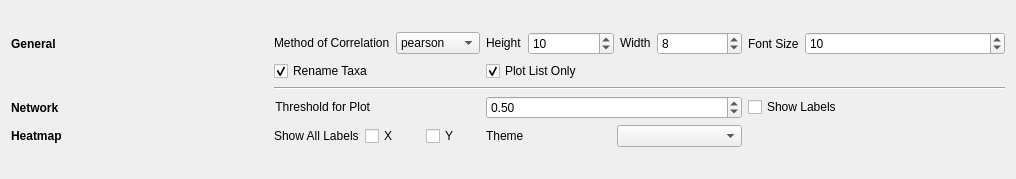
                     <widget class="QWidget" name="scrollAreaWidgetContents_5">
                      <property name="geometry">
                       <rect>
                        <x>0</x>
                        <y>0</y>
                        <width>1016</width>
                        <height>179</height>
                       </rect>
                      </property>
                      <layout class="QGridLayout" name="gridLayout_49">
                       <item row="0" column="0">
                        <layout class="QGridLayout" name="gridLayout_58">
                         <item row="4" column="1">
                          <layout class="QHBoxLayout" name="horizontalLayout_60">
                           <item>
                            <widget class="QLabel" name="label_190">
                             <property name="text">
                              <string>Show All Labels</string>
                             </property>
                            </widget>
                           </item>
                           <item>
                            <widget class="QCheckBox" name="checkBox_corr_hetatmap_show_all_labels_x">
                             <property name="text">
                              <string>X</string>
                             </property>
                            </widget>
                           </item>
                           <item>
                            <widget class="QCheckBox" name="checkBox_corr_hetatmap_show_all_labels_y">
                             <property name="text">
                              <string>Y</string>
                             </property>
                            </widget>
                           </item>
                          </layout>
                         </item>
                         <item row="1" column="1">
                          <widget class="QCheckBox" name="checkBox_co_expr_rename_taxa">
                           <property name="enabled">
                            <bool>true</bool>
                           </property>
                           <property name="sizePolicy">
                            <sizepolicy hsizetype="Preferred" vsizetype="Fixed">
                             <horstretch>0</horstretch>
                             <verstretch>0</verstretch>
                            </sizepolicy>
                           </property>
                           <property name="text">
                            <string>Rename Taxa</string>
                           </property>
                           <property name="checked">
                            <bool>true</bool>
                           </property>
                          </widget>
                         </item>
                         <item row="3" column="1">
                          <widget class="QLabel" name="label_66">
                           <property name="sizePolicy">
                            <sizepolicy hsizetype="Fixed" vsizetype="Fixed">
                             <horstretch>0</horstretch>
                             <verstretch>0</verstretch>
                            </sizepolicy>
                           </property>
                           <property name="text">
                            <string>Threshold for Plot</string>
                           </property>
                           <property name="alignment">
                            <set>Qt::AlignRight|Qt::AlignTrailing|Qt::AlignVCenter</set>
                           </property>
                          </widget>
                         </item>
                         <item row="0" column="1">
                          <layout class="QHBoxLayout" name="horizontalLayout_54">
                           <item>
                            <widget class="QLabel" name="label_65">
                             <property name="sizePolicy">
                              <sizepolicy hsizetype="Preferred" vsizetype="Fixed">
                               <horstretch>0</horstretch>
                               <verstretch>0</verstretch>
                              </sizepolicy>
                             </property>
                             <property name="text">
                              <string>Method of Correlation</string>
                             </property>
                            </widget>
                           </item>
                           <item>
                            <widget class="QComboBox" name="comboBox_co_expr_corr_method">
                             <item>
                              <property name="text">
                               <string>pearson</string>
                              </property>
                             </item>
                             <item>
                              <property name="text">
                               <string>spearman</string>
                              </property>
                             </item>
                            </widget>
                           </item>
                          </layout>
                         </item>
                         <item row="0" column="3">
                          <layout class="QHBoxLayout" name="horizontalLayout_30">
                           <item>
                            <widget class="QLabel" name="label_162">
                             <property name="sizePolicy">
                              <sizepolicy hsizetype="Fixed" vsizetype="Preferred">
                               <horstretch>0</horstretch>
                               <verstretch>0</verstretch>
                              </sizepolicy>
                             </property>
                             <property name="text">
                              <string>Font Size</string>
                             </property>
                            </widget>
                           </item>
                           <item>
                            <widget class="QSpinBox" name="spinBox_co_expr_font_size">
                             <property name="enabled">
                              <bool>true</bool>
                             </property>
                             <property name="sizePolicy">
                              <sizepolicy hsizetype="Preferred" vsizetype="Fixed">
                               <horstretch>0</horstretch>
                               <verstretch>0</verstretch>
                              </sizepolicy>
                             </property>
                             <property name="minimum">
                              <number>1</number>
                             </property>
                             <property name="value">
                              <number>10</number>
                             </property>
                            </widget>
                           </item>
                          </layout>
                         </item>
                         <item row="3" column="3">
                          <widget class="QCheckBox" name="checkBox_co_expr_show_label">
                           <property name="sizePolicy">
                            <sizepolicy hsizetype="Preferred" vsizetype="Fixed">
                             <horstretch>0</horstretch>
                             <verstretch>0</verstretch>
                            </sizepolicy>
                           </property>
                           <property name="text">
                            <string>Show Labels</string>
                           </property>
                          </widget>
                         </item>
                         <item row="4" column="2">
                          <layout class="QHBoxLayout" name="horizontalLayout_62">
                           <item>
                            <widget class="QLabel" name="label_191">
                             <property name="text">
                              <string>Theme</string>
                             </property>
                            </widget>
                           </item>
                           <item>
                            <widget class="QComboBox" name="comboBox_corr_hetatmap_cmap"/>
                           </item>
                          </layout>
                         </item>
                         <item row="3" column="2">
                          <widget class="QDoubleSpinBox" name="doubleSpinBox_co_expr_corr_threshold">
                           <property name="sizePolicy">
                            <sizepolicy hsizetype="Preferred" vsizetype="Fixed">
                             <horstretch>0</horstretch>
                             <verstretch>0</verstretch>
                            </sizepolicy>
                           </property>
                           <property name="maximum">
                            <double>1.000000000000000</double>
                           </property>
                           <property name="singleStep">
                            <double>0.010000000000000</double>
                           </property>
                           <property name="value">
                            <double>0.500000000000000</double>
                           </property>
                          </widget>
                         </item>
                         <item row="0" column="2">
                          <layout class="QHBoxLayout" name="horizontalLayout_7">
                           <item>
                            <widget class="QLabel" name="label_125">
                             <property name="sizePolicy">
                              <sizepolicy hsizetype="Maximum" vsizetype="Fixed">
                               <horstretch>0</horstretch>
                               <verstretch>0</verstretch>
                              </sizepolicy>
                             </property>
                             <property name="text">
                              <string>Height</string>
                             </property>
                            </widget>
                           </item>
                           <item>
                            <widget class="QSpinBox" name="spinBox_co_expr_width">
                             <property name="sizePolicy">
                              <sizepolicy hsizetype="Preferred" vsizetype="Fixed">
                               <horstretch>0</horstretch>
                               <verstretch>0</verstretch>
                              </sizepolicy>
                             </property>
                             <property name="minimum">
                              <number>1</number>
                             </property>
                             <property name="maximum">
                              <number>99</number>
                             </property>
                             <property name="singleStep">
                              <number>1</number>
                             </property>
                             <property name="value">
                              <number>10</number>
                             </property>
                             <property name="displayIntegerBase">
                              <number>10</number>
                             </property>
                            </widget>
                           </item>
                           <item>
                            <widget class="QLabel" name="label_124">
                             <property name="sizePolicy">
                              <sizepolicy hsizetype="Maximum" vsizetype="Fixed">
                               <horstretch>0</horstretch>
                               <verstretch>0</verstretch>
                              </sizepolicy>
                             </property>
                             <property name="text">
                              <string>Width</string>
                             </property>
                            </widget>
                           </item>
                           <item>
                            <widget class="QSpinBox" name="spinBox_co_expr_height">
                             <property name="sizePolicy">
                              <sizepolicy hsizetype="Preferred" vsizetype="Fixed">
                               <horstretch>0</horstretch>
                               <verstretch>0</verstretch>
                              </sizepolicy>
                             </property>
                             <property name="minimumSize">
                              <size>
                               <width>20</width>
                               <height>0</height>
                              </size>
                             </property>
                             <property name="minimum">
                              <number>1</number>
                             </property>
                             <property name="maximum">
                              <number>99</number>
                             </property>
                             <property name="singleStep">
                              <number>1</number>
                             </property>
                             <property name="value">
                              <number>8</number>
                             </property>
                            </widget>
                           </item>
                          </layout>
                         </item>
                         <item row="4" column="0">
                          <widget class="QLabel" name="label_189">
                           <property name="font">
                            <font>
                             <weight>75</weight>
                             <bold>true</bold>
                            </font>
                           </property>
                           <property name="text">
                            <string>Heatmap</string>
                           </property>
                          </widget>
                         </item>
                         <item row="0" column="0">
                          <widget class="QLabel" name="label_187">
                           <property name="font">
                            <font>
                             <weight>75</weight>
                             <bold>true</bold>
                            </font>
                           </property>
                           <property name="text">
                            <string>General</string>
                           </property>
                          </widget>
                         </item>
                         <item row="3" column="0">
                          <widget class="QLabel" name="label_188">
                           <property name="font">
                            <font>
                             <weight>75</weight>
                             <bold>true</bold>
                            </font>
                           </property>
                           <property name="text">
                            <string>Network</string>
                           </property>
                          </widget>
                         </item>
                         <item row="1" column="2">
                          <widget class="QCheckBox" name="checkBox_co_expr_plot_list_only">
                           <property name="text">
                            <string>Plot List Only</string>
                           </property>
                           <property name="checked">
                            <bool>true</bool>
                           </property>
                          </widget>
                         </item>
                         <item row="2" column="1" colspan="3">
                          <widget class="Line" name="line_30">
                           <property name="orientation">
                            <enum>Qt::Horizontal</enum>
                           </property>
                          </widget>
                         </item>
                        </layout>
                       </item>
                      </layout>
                     </widget>
